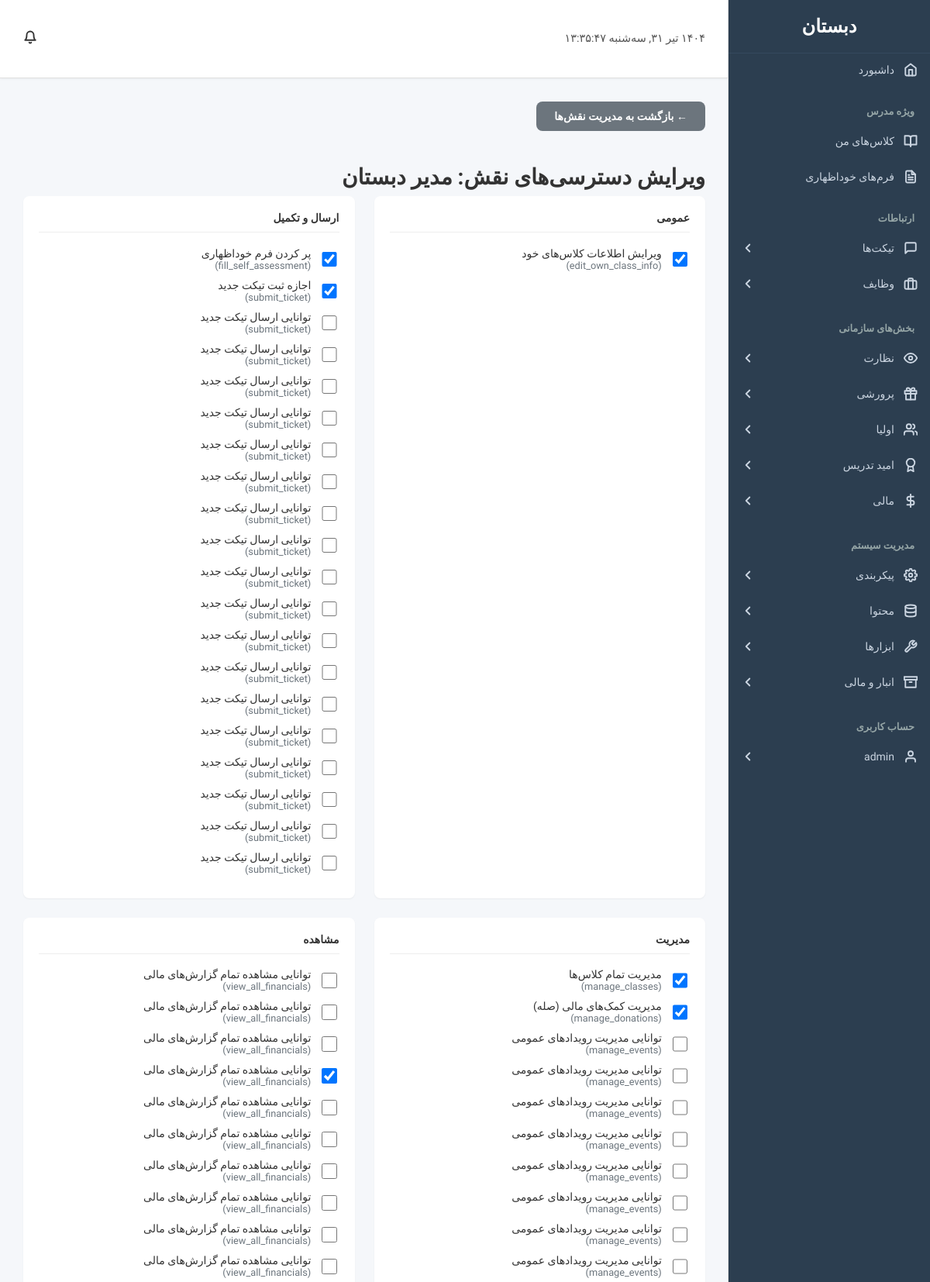
The page /admin/edit_role_permissions.php?role_id=1 (signed in, upper part) on the database its author committed.
### tables this page shows
CREATE TABLE `roles` (
  `id` int(11) NOT NULL,
  `role_name` varchar(50) NOT NULL,
  `role_description` text DEFAULT NULL
);

CREATE TABLE `permissions` (
  `id` int(11) NOT NULL,
  `permission_name` varchar(100) NOT NULL,
  `permission_description` text DEFAULT NULL
);

### admin/edit_role_permissions.php (the view, shortened to what this page needs)
<?php
$link = get_db_connection();
$role_id = $_GET['role_id'];
$role_query = mysqli_query($link, "SELECT role_name FROM roles WHERE id = $role_id");
$role = mysqli_fetch_assoc($role_query);
$all_permissions_query = mysqli_query($link, "SELECT id, permission_name, permission_description FROM permissions ORDER BY permission_name ASC");
$all_permissions = mysqli_fetch_all($all_permissions_query, MYSQLI_ASSOC);
$current_permissions_query = mysqli_query($link, "SELECT permission_id FROM role_permissions WHERE role_id = $role_id");
$current_permissions = array_column(mysqli_fetch_all($current_permissions_query, MYSQLI_ASSOC), 'permission_id');
$grouped_permissions = [];
foreach ($all_permissions as $perm) {
    $key = 'عمومی';
    if (strpos($perm['permission_name'], 'manage_') === 0) {
        $key = 'مدیریت';
    } elseif (strpos($perm['permission_name'], 'view_') === 0) {
        $key = 'مشاهده';
    } elseif (strpos($perm['permission_name'], 'submit_') === 0 || strpos($perm['permission_name'], 'fill_') === 0) {
        $key = 'ارسال و تکمیل';
    }
    $grouped_permissions[$key][] = $perm;
}
require_once "../includes/header.php";
?>
<div class="page-content">
    <a href="manage_roles.php" class="btn btn-secondary" style="margin-bottom: 20px;">&larr; بازگشت به مدیریت نقش‌ها</a>
    <h2>ویرایش دسترسی‌های نقش: <?php echo htmlspecialchars($role['role_name']); ?></h2>
    <form action="edit_role_permissions.php?role_id=<?php echo $role_id; ?>" method="post">
        <div class="permission-matrix">
            <?php foreach($grouped_permissions as $group_name => $permissions): ?>
                <div class="permission-group">
                    <h4><?php echo htmlspecialchars($group_name); ?></h4>
                    <?php foreach($permissions as $perm): ?>
                        <div class="permission-item">
                           <input type="checkbox" name="permissions[]" value="<?php echo $perm['id']; ?>" id="perm_<?php echo $perm['id']; ?>"
                                <?php if(in_array($perm['id'], $current_permissions)) echo 'checked'; ?>>
                           <label for="perm_<?php echo $perm['id']; ?>">
                               <span><?php echo htmlspecialchars($perm['permission_description'] ?: $perm['permission_name']); ?></span>
                               <small>(<?php echo htmlspecialchars($perm['permission_name']); ?>)</small>
                           </label>
                        </div>
                    <?php endforeach; ?>
                </div>
            <?php endforeach; ?>
        </div>
    </form>
</div>
<?php
require_once "../includes/footer.php";
?>

### assets/css/style.css (style rules this page uses)
:root { --primary-color: #6a5af9; --primary-hover-color: #5a4bf8; --sidebar-bg: #1e293b; --sidebar-link-color: #cbd5e1; --sidebar-link-hover-color: #ffffff; --sidebar-link-active-bg: rgba(106, 90, 249, 0.1); --sidebar-link-active-border: #6a5af9; --background-color: #f1f5f9; --widget-bg: #ffffff; --text-color: #0f172a; --text-muted: #64748b; --border-color: #e2e8f0; --danger-color: #ef4444; --success-color: #22c55e; --font-family: 'Vazirmatn', sans-serif; --shadow-sm: 0 1px 2px 0 rgb(0 0 0 / 0.05); --shadow-md: 0 4px 6px -1px rgb(0 0 0 / 0.1), 0 2px 4px -2px rgb(0 0 0 / 0.1); --shadow-lg: 0 10px 15px -3px rgb(0 0 0 / 0.1), 0 4px 6px -2px rgb(0 0 0 / 0.1); --radius-md: 0.5rem; --radius-lg: 0.75rem; }
body { font-family: var(--font-family); background-color: var(--background-color); direction: rtl; text-align: right; margin: 0; font-size: 14px; color: var(--text-color); -webkit-font-smoothing: antialiased; -moz-osx-font-smoothing: grayscale; }
.btn { padding: 10px 22px; border: 1px solid transparent; border-radius: var(--radius-md); cursor: pointer; font-size: 14px; font-weight: 600; transition: all 0.2s ease; text-decoration: none; display: inline-flex; align-items: center; gap: 8px; }
.btn-secondary { background-color: #6c757d; color: white; }
.page-content > h2 { font-size: 1.75rem; font-weight: 700; margin-bottom: 8px; }

### assets/css/dashboard.css (style rules this page uses)
:root { --primary-color: #4a69bd; --sidebar-bg: #2c3e50; --sidebar-text: #ecf0f1; --sidebar-hover-bg: #34495e; --main-bg: #f5f7fa; --text-color: #333; --border-color: #e0e0e0; }
body { display: flex; height: 100vh; overflow: hidden; }

### admin/edit_role_permissions.php (style rules this page uses)
.permission-matrix { display: grid; grid-template-columns: repeat(auto-fit, minmax(300px, 1fr)); gap: 25px; }
.permission-group { background: #fff; border-radius: 8px; padding: 20px; box-shadow: var(--shadow-sm); }
.permission-group h4 { margin-top: 0; padding-bottom: 10px; border-bottom: 1px solid #eee; }
.permission-item { display: flex; align-items: center; margin-bottom: 10px; }
.permission-item label { margin-right: 10px; display: flex; flex-direction: column; cursor: pointer; }
.permission-item label small { color: #6c757d; font-size: 0.8rem; }
.permission-item input[type="checkbox"] { width: 1.2rem; height: 1.2rem; }

### rows shown on the page
roles: role_name "مدیر دبستان"
permissions: id "☑", permission_description "ویرایش اطلاعات کلاس‌های خود", permission_name "edit_own_class_info"
permissions: id "☑", permission_description "پر کردن فرم خوداظهاری", permission_name "fill_self_assessment"
permissions: id "☑", permission_description "اجازه ثبت تیکت جدید", permission_name "submit_ticket"
permissions: permission_description "توانایی ارسال تیکت جدید", permission_name "submit_ticket"
permissions: permission_description "توانایی ارسال تیکت جدید", permission_name "submit_ticket"
permissions: permission_description "توانایی ارسال تیکت جدید", permission_name "submit_ticket"
permissions: permission_description "توانایی ارسال تیکت جدید", permission_name "submit_ticket"
permissions: permission_description "توانایی ارسال تیکت جدید", permission_name "submit_ticket"
permissions: permission_description "توانایی ارسال تیکت جدید", permission_name "submit_ticket"
permissions: permission_description "توانایی ارسال تیکت جدید", permission_name "submit_ticket"
permissions: permission_description "توانایی ارسال تیکت جدید", permission_name "submit_ticket"
permissions: permission_description "توانایی ارسال تیکت جدید", permission_name "submit_ticket"
permissions: permission_description "توانایی ارسال تیکت جدید", permission_name "submit_ticket"
permissions: permission_description "توانایی ارسال تیکت جدید", permission_name "submit_ticket"
permissions: permission_description "توانایی ارسال تیکت جدید", permission_name "submit_ticket"
permissions: permission_description "توانایی ارسال تیکت جدید", permission_name "submit_ticket"
permissions: permission_description "توانایی ارسال تیکت جدید", permission_name "submit_ticket"
permissions: permission_description "توانایی ارسال تیکت جدید", permission_name "submit_ticket"
permissions: permission_description "توانایی ارسال تیکت جدید", permission_name "submit_ticket"
permissions: permission_description "توانایی ارسال تیکت جدید", permission_name "submit_ticket"
permissions: permission_description "توانایی ارسال تیکت جدید", permission_name "submit_ticket"
permissions: id "☑", permission_description "مدیریت تمام کلاس‌ها", permission_name "manage_classes"
permissions: id "☑", permission_description "مدیریت کمک‌های مالی (صله)", permission_name "manage_donations"
permissions: permission_description "توانایی مدیریت رویدادهای عمومی", permission_name "manage_events"
permissions: permission_description "توانایی مدیریت رویدادهای عمومی", permission_name "manage_events"
permissions: permission_description "توانایی مدیریت رویدادهای عمومی", permission_name "manage_events"
permissions: permission_description "توانایی مدیریت رویدادهای عمومی", permission_name "manage_events"
permissions: permission_description "توانایی مدیریت رویدادهای عمومی", permission_name "manage_events"
permissions: permission_description "توانایی مدیریت رویدادهای عمومی", permission_name "manage_events"
permissions: permission_description "توانایی مدیریت رویدادهای عمومی", permission_name "manage_events"
permissions: permission_description "توانایی مدیریت رویدادهای عمومی", permission_name "manage_events"
permissions: permission_description "توانایی مشاهده تمام گزارش‌های مالی", permission_name "view_all_financials"
permissions: permission_description "توانایی مشاهده تمام گزارش‌های مالی", permission_name "view_all_financials"
permissions: permission_description "توانایی مشاهده تمام گزارش‌های مالی", permission_name "view_all_financials"
permissions: id "☑", permission_description "توانایی مشاهده تمام گزارش‌های مالی", permission_name "view_all_financials"
permissions: permission_description "توانایی مشاهده تمام گزارش‌های مالی", permission_name "view_all_financials"
permissions: permission_description "توانایی مشاهده تمام گزارش‌های مالی", permission_name "view_all_financials"
permissions: permission_description "توانایی مشاهده تمام گزارش‌های مالی", permission_name "view_all_financials"
permissions: permission_description "توانایی مشاهده تمام گزارش‌های مالی", permission_name "view_all_financials"
permissions: permission_description "توانایی مشاهده تمام گزارش‌های مالی", permission_name "view_all_financials"
permissions: permission_description "توانایی مشاهده تمام گزارش‌های مالی", permission_name "view_all_financials"

### other values the page prints
$_SESSION["username"] "admin"
$group_name "عمومی"
$group_name "ارسال و تکمیل"
$group_name "مدیریت"
$group_name "مشاهده"
